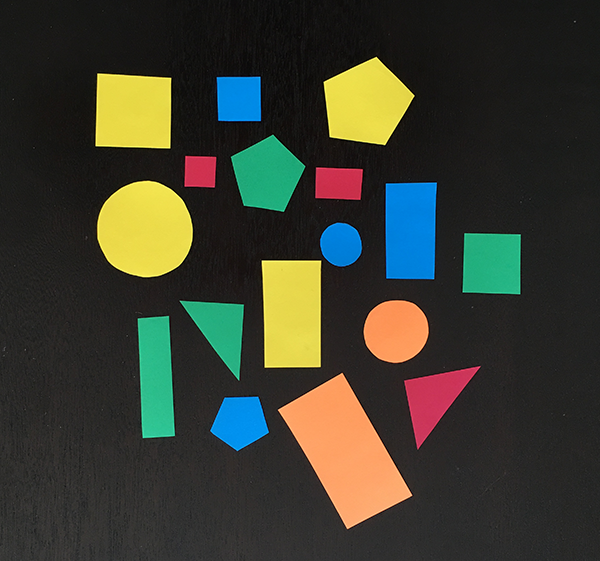
#> input picture shapesPhoto.png, 600 x 561 px
$ jupyter execute test.ipynb   (older library calls are emulated)
#> lines starting #> are read from the running program, lines starting #| are printed output that depends on the picture; after the words box and inside, x2 and y2 are one past the last pixel; in counts of white or black regions, pixels touching at a corner belong together
### lib/image_processing/transform.py
import cv2

def crop(img, center, width, height):
	return cv2.getRectSubPix(img, (width, height), center)

# [26 lines left out: functions translate, rotate, bordered_resize, not called in this run]

def resize(image, width=None, height=None, inter=cv2.INTER_AREA):
    # initialize the dimensions of the image to be resized and
    # grab the image size
    dim = None
    (h, w) = image.shape[:2]

    # if both the width and height are None, then return the
    # original image
    if width is None and height is None:
        return image

    # check to see if the width is None
    if width is None:
        # calculate the ratio of the height and construct the
        # dimensions
        r = height / float(h)
        dim = (int(w * r), height)

    # otherwise, the height is None
    else:
        # calculate the ratio of the width and construct the
        # dimensions
        r = width / float(w)
        dim = (width, int(h * r))

    # resize the image
    resized = cv2.resize(image, dim, interpolation=inter)

    # return the resized image
    return resized

### lib/image_processing/colorspace.py
import cv2

def rgb2gray(img):
	return cv2.cvtColor(img, cv2.COLOR_RGB2GRAY)
def rgb2hsv(img):
	return cv2.cvtColor(img, cv2.COLOR_RGB2HSV)
def gray2rgb(img):
	return cv2.cvtColor(img, cv2.COLOR_GRAY2RGB)

### test.ipynb
[cell 1]
import cv2
from lib.image_processing import colorspace, draw, transform
from matplotlib import pyplot as plt

[cell 2]
def square_detector(img):
	if len(img.shape)<3:
		print('gray')
	elif len(img.shape)==3:
		print('color image')
		img = colorspace.rgb2gray(img)
	else:
		print('input is not image!')
		return
	#resize the image with fixed width
	transform.resize(img, 400)
	ratio = image.shape[0] / float(resized.shape[0])

	gray = cv2.bilateralFilter(gray, 11, 17, 17)
	edged = cv2.Canny(gray, 30, 200)

[cell 3]
img = cv2.imread('shapesPhoto.png')[:,:,::-1]

[cell 4]
plt.imshow(img)

[cell 5]
img = transform.resize(img, 400)
ratio = img.shape[0] / float(img.shape[0])
#> ratio = 1
plt.imshow(img)

[cell 6]
gray = colorspace.rgb2gray(img)
#> in rgb2gray, `return cv2.cvtColor(img, cv2.COLOR_RGB2GRAY)`:
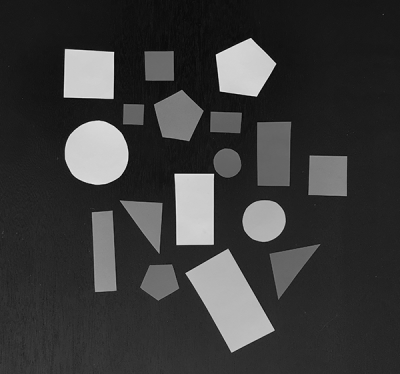
#> returned value: shape (374, 400); min 4, max 236, mean 58.1
gray = cv2.bilateralFilter(gray, 11, 17, 17)
plt.imshow(gray, cmap='gray')

[cell 7]
gray = colorspace.rgb2gray(img)
gray = cv2.bilateralFilter(gray, 11, 17, 17)
plt.imshow(gray, cmap='gray')

[cell 8]
edged = cv2.Canny(gray, 5, 200)
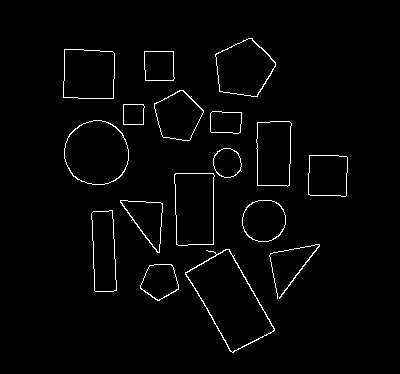
#> edged: shape (374, 400); 2% white in thin lines or dots, all inside (x1, y1, x2, y2) = (63, 38, 348, 353)
plt.imshow(edged, cmap='gray')

[cell 9]
ret,thresh = cv2.threshold(edged,127,255,0)
plt.imshow(thresh, cmap='gray')

[cell 10]
im2, contours, hierarchy = cv2.findContours(thresh,cv2.RETR_TREE,cv2.CHAIN_APPROX_SIMPLE)
#> contours = 33 contours; largest, box (x1, y1, x2, y2) and area: (185, 249, 275, 353) 4596, (185, 249, 275, 353) 4474, (64, 120, 129, 185) 3256, (64, 120, 129, 185) 3210, (174, 173, 215, 246) 2690

[cell 11]
im = thresh.copy()

[cell 12]
im = colorspace.gray2rgb(im)

[cell 13]
for i in range(len(contours)):
    cnt = contours[i]
    x, y, w, h = cv2.boundingRect(cnt)
    img1 = cv2.rectangle(im,(x,y),(x+w, y+h),(0,255,0), 3) # green
#> this loop made 33 passes
#> (x, y, w, h) on passes 1 to 12: (140, 264, 39, 37), (140, 264, 39, 37), (185, 249, 90, 104), (185, 249, 90, 104), (269, 244, 51, 55), (91, 210, 26, 82), (91, 210, 26, 82), (242, 200, 44, 42), (242, 200, 44, 42), (120, 200, 43, 53), (120, 200, 43, 53), (174, 173, 41, 73)
#> pass 3, `img1 = cv2.rectangle(im,(x,y),(x+w, y+h),(0,255,0), 3)`:
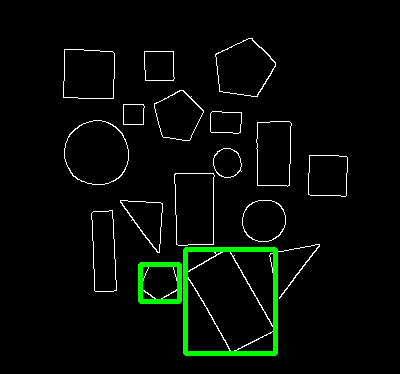
#> img1: shape (374, 400, 3); mean B, G, R 4.9, 9.4, 4.9
#> after the loop:
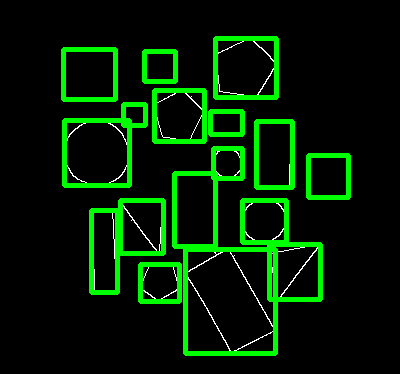
#> im: shape (374, 400, 3); mean B, G, R 2.1, 29, 2.1

[cell 14]
x = thresh.copy()

[cell 15]
cv2.drawContours(x, contours, -1, 255, 3)
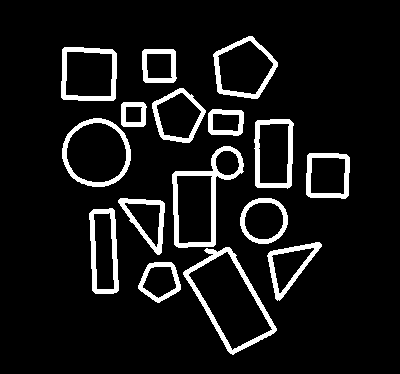
#> x: shape (374, 400); 8.9% white; 16 white regions, largest, box (x1, y1, x2, y2) and area: (172, 146, 244, 248) 1502, (183, 247, 277, 355) 1407, (89, 208, 119, 294) 993
